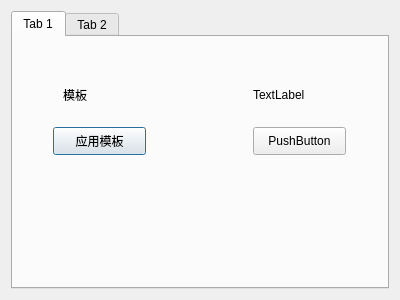
<?xml version="1.0" encoding="UTF-8"?>
<ui version="4.0">
 <class>DialogWizard</class>
 <widget class="QDialog" name="DialogWizard">
  <property name="geometry">
   <rect>
    <x>0</x>
    <y>0</y>
    <width>400</width>
    <height>300</height>
   </rect>
  </property>
  <property name="windowTitle">
   <string>Dialog</string>
  </property>
  <layout class="QHBoxLayout" name="horizontalLayout">
   <item>
    <widget class="QTabWidget" name="tabWidget">
     <property name="currentIndex">
      <number>0</number>
     </property>
     <widget class="QWidget" name="tab">
      <attribute name="title">
       <string>Tab 1</string>
      </attribute>
      <widget class="QLabel" name="label">
       <property name="geometry">
        <rect>
         <x>50</x>
         <y>50</y>
         <width>72</width>
         <height>15</height>
        </rect>
       </property>
       <property name="text">
        <string>模板</string>
       </property>
      </widget>
      <widget class="QLabel" name="label_2">
       <property name="geometry">
        <rect>
         <x>240</x>
         <y>50</y>
         <width>72</width>
         <height>15</height>
        </rect>
       </property>
       <property name="text">
        <string>TextLabel</string>
       </property>
      </widget>
      <widget class="QPushButton" name="pushButton">
       <property name="geometry">
        <rect>
         <x>40</x>
         <y>90</y>
         <width>93</width>
         <height>28</height>
        </rect>
       </property>
       <property name="text">
        <string>应用模板</string>
       </property>
      </widget>
      <widget class="QPushButton" name="pushButton_2">
       <property name="geometry">
        <rect>
         <x>240</x>
         <y>90</y>
         <width>93</width>
         <height>28</height>
        </rect>
       </property>
       <property name="text">
        <string>PushButton</string>
       </property>
      </widget>
     </widget>
     <widget class="QWidget" name="tab_2">
      <attribute name="title">
       <string>Tab 2</string>
      </attribute>
     </widget>
    </widget>
   </item>
  </layout>
 </widget>
 <resources/>
 <connections/>
</ui>
